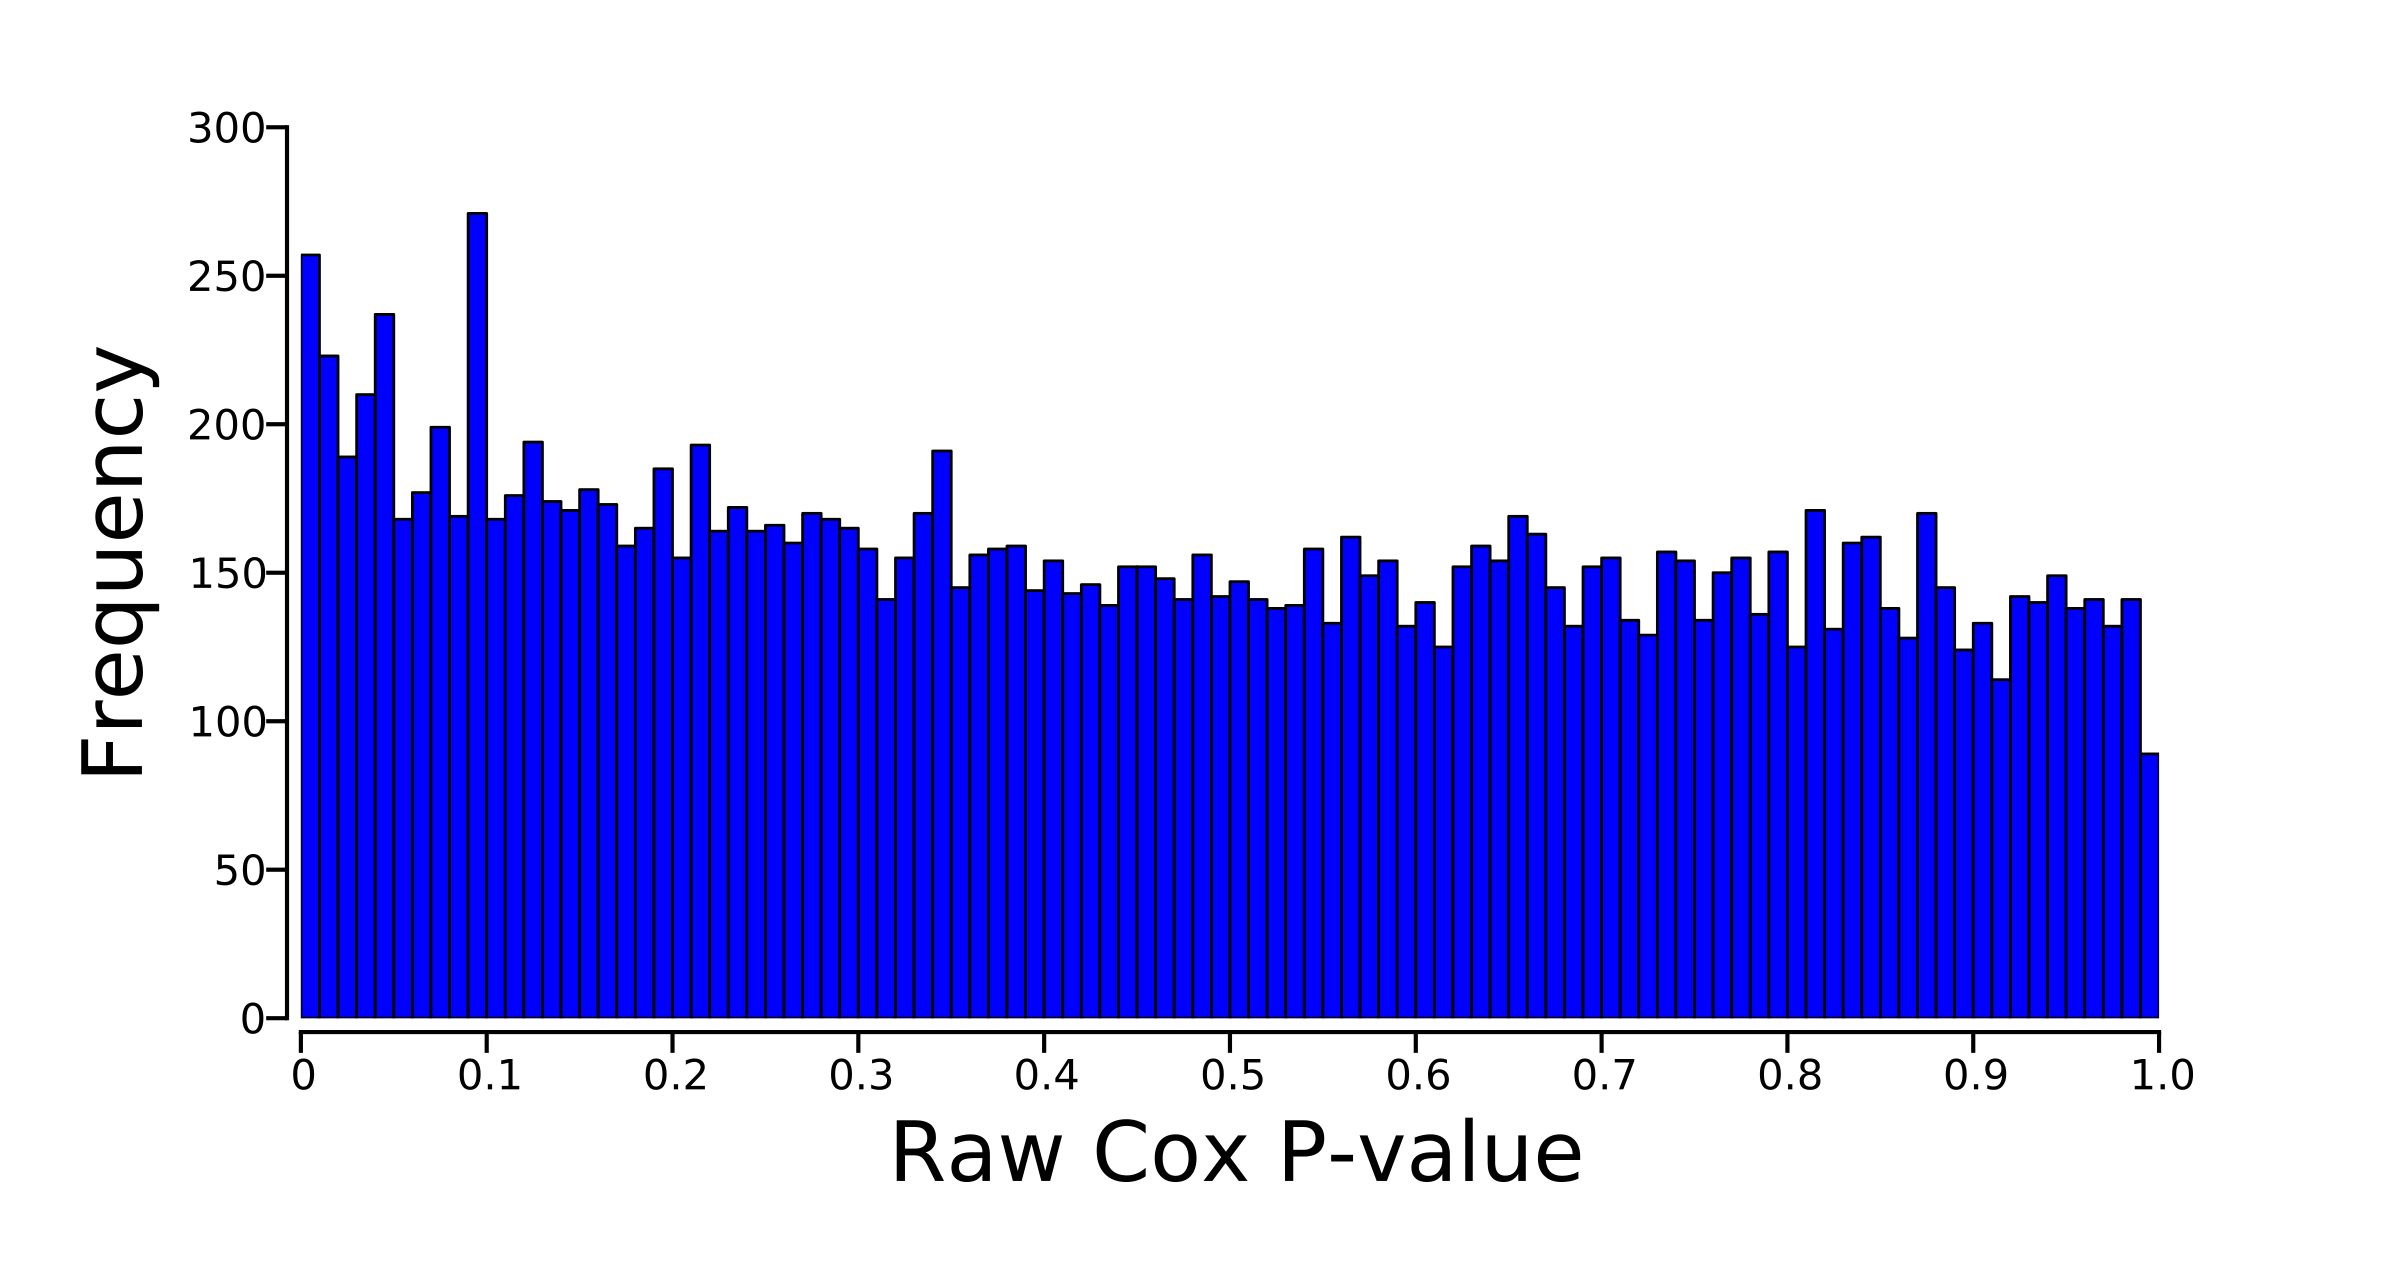

Here is the Python script that generated this plot:
##script for creating a histogram

## Load necessary modules
import pylab as plt
import numpy as np
import os
BASE_DIR = os.path.dirname(os.path.dirname(os.path.dirname(os.path.dirname(os.path.abspath(__file__)))))
f=open(os.path.join(BASE_DIR,'cox_regression','OV','coeffs_normalized_pvalues_adjusted.txt'))
data=[i.strip().split() for i in f]
ids,coeffs,normalized,pvalues,adjusted=zip(*data)

pvalues=map(float,pvalues)

##decide how man bins, 100 is the maximum possible due to only having two sig figs
number=100.0

counts={}

##use a dictionary to populate the bins
for i in range(int(number)):
    for j in pvalues:
        if i/number<j<=(i+1)/number:
            counts[i]=counts.get(i,0)+1

##convert the dictionary to a list
mylist=zip(counts.keys(),counts.values())

##sort the list so that the bins are in order
mylist.sort()



##plot the data with pylab
fig = plt.figure()
ax = fig.add_subplot(111)
fig.subplots_adjust(bottom=.2)

ax.bar([i[0]/number for i in mylist],[i[1] for i in mylist],color='b',width=1/number,linewidth=2.0)
ax.set_xlim((0,1))

for item in ax.get_yticklabels():
        item.set_fontsize(30)

for item in ax.get_xticklabels():
        item.set_fontsize(30)

ax.tick_params(axis='x',length=15,width=3,direction='out',labelsize=30)
ax.tick_params(axis='y',length=15,width=3,direction='out',labelsize=30)
ax.spines['top'].set_visible(False)
ax.spines['right'].set_visible(False)
ax.spines['left'].set_linewidth(3)
ax.spines['bottom'].set_linewidth(3)
ax.spines['bottom'].set_position(['outward',10])
ax.spines['left'].set_position(['outward',10])
ax.xaxis.set_ticks_position('bottom')
ax.yaxis.set_ticks_position('left')
ax.set_xticks([i/10.0 for i in range(0,11)])
ax.set_xticklabels(['0']+[str(i/10.0) for i in range(1,11)])
ax.set_ylabel('Frequency',fontsize=60,labelpad=20)
ax.set_xlabel('Raw Cox P-value',fontsize=60,labelpad=20)
plt.show()
